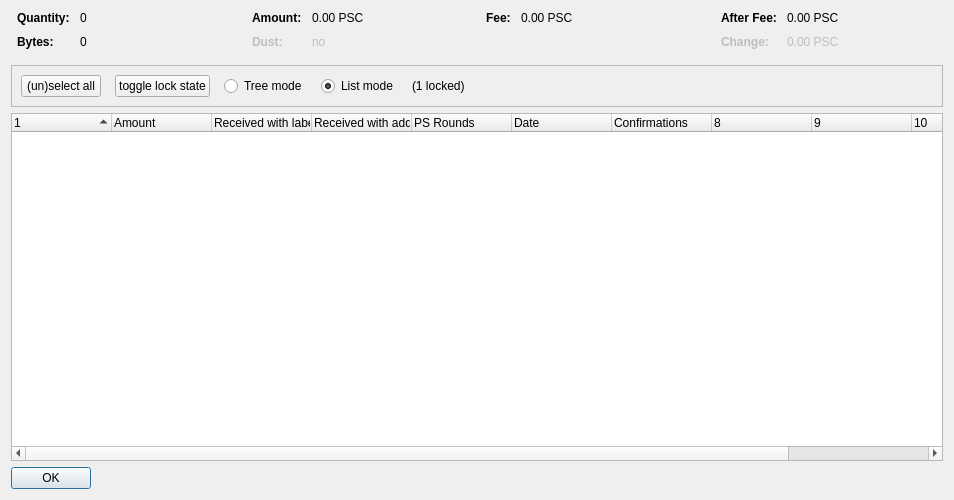
<?xml version="1.0" encoding="UTF-8"?>
<ui version="4.0">
 <class>CoinControlDialog</class>
 <widget class="QDialog" name="CoinControlDialog">
  <property name="geometry">
   <rect>
    <x>0</x>
    <y>0</y>
    <width>954</width>
    <height>500</height>
   </rect>
  </property>
  <property name="windowTitle">
   <string>Coin Selection</string>
  </property>
  <layout class="QVBoxLayout" name="verticalLayout">
   <item>
    <layout class="QHBoxLayout" name="horizontalLayoutTop" stretch="0,0,0,0">
     <property name="topMargin">
      <number>0</number>
     </property>
     <property name="bottomMargin">
      <number>10</number>
     </property>
     <item>
      <layout class="QFormLayout" name="formLayoutCoinControl1">
       <property name="horizontalSpacing">
        <number>10</number>
       </property>
       <property name="verticalSpacing">
        <number>10</number>
       </property>
       <property name="leftMargin">
        <number>6</number>
       </property>
       <property name="rightMargin">
        <number>6</number>
       </property>
       <item row="0" column="0">
        <widget class="QLabel" name="labelCoinControlQuantityText">
         <property name="font">
          <font>
           <weight>75</weight>
           <bold>true</bold>
          </font>
         </property>
         <property name="text">
          <string>Quantity:</string>
         </property>
        </widget>
       </item>
       <item row="0" column="1">
        <widget class="QLabel" name="labelCoinControlQuantity">
         <property name="cursor">
          <cursorShape>IBeamCursor</cursorShape>
         </property>
         <property name="contextMenuPolicy">
          <enum>Qt::ActionsContextMenu</enum>
         </property>
         <property name="text">
          <string notr="true">0</string>
         </property>
         <property name="textInteractionFlags">
          <set>Qt::LinksAccessibleByMouse|Qt::TextSelectableByKeyboard|Qt::TextSelectableByMouse</set>
         </property>
        </widget>
       </item>
       <item row="1" column="0">
        <widget class="QLabel" name="labelCoinControlBytesText">
         <property name="font">
          <font>
           <weight>75</weight>
           <bold>true</bold>
          </font>
         </property>
         <property name="text">
          <string>Bytes:</string>
         </property>
        </widget>
       </item>
       <item row="1" column="1">
        <widget class="QLabel" name="labelCoinControlBytes">
         <property name="cursor">
          <cursorShape>IBeamCursor</cursorShape>
         </property>
         <property name="contextMenuPolicy">
          <enum>Qt::ActionsContextMenu</enum>
         </property>
         <property name="text">
          <string notr="true">0</string>
         </property>
         <property name="textInteractionFlags">
          <set>Qt::LinksAccessibleByMouse|Qt::TextSelectableByKeyboard|Qt::TextSelectableByMouse</set>
         </property>
        </widget>
       </item>
      </layout>
     </item>
     <item>
      <layout class="QFormLayout" name="formLayoutCoinControl2">
       <property name="horizontalSpacing">
        <number>10</number>
       </property>
       <property name="verticalSpacing">
        <number>10</number>
       </property>
       <property name="leftMargin">
        <number>6</number>
       </property>
       <property name="rightMargin">
        <number>6</number>
       </property>
       <item row="0" column="0">
        <widget class="QLabel" name="labelCoinControlAmountText">
         <property name="font">
          <font>
           <weight>75</weight>
           <bold>true</bold>
          </font>
         </property>
         <property name="text">
          <string>Amount:</string>
         </property>
        </widget>
       </item>
       <item row="0" column="1">
        <widget class="QLabel" name="labelCoinControlAmount">
         <property name="cursor">
          <cursorShape>IBeamCursor</cursorShape>
         </property>
         <property name="contextMenuPolicy">
          <enum>Qt::ActionsContextMenu</enum>
         </property>
         <property name="text">
          <string notr="true">0.00 PSC</string>
         </property>
         <property name="textInteractionFlags">
          <set>Qt::LinksAccessibleByMouse|Qt::TextSelectableByKeyboard|Qt::TextSelectableByMouse</set>
         </property>
        </widget>
       </item>
       <item row="1" column="0">
        <widget class="QLabel" name="labelCoinControlLowOutputText">
         <property name="enabled">
          <bool>false</bool>
         </property>
         <property name="font">
          <font>
           <weight>75</weight>
           <bold>true</bold>
          </font>
         </property>
         <property name="text">
          <string>Dust:</string>
         </property>
        </widget>
       </item>
       <item row="1" column="1">
        <widget class="QLabel" name="labelCoinControlLowOutput">
         <property name="enabled">
          <bool>false</bool>
         </property>
         <property name="cursor">
          <cursorShape>IBeamCursor</cursorShape>
         </property>
         <property name="contextMenuPolicy">
          <enum>Qt::ActionsContextMenu</enum>
         </property>
         <property name="text">
          <string notr="true">no</string>
         </property>
         <property name="textInteractionFlags">
          <set>Qt::LinksAccessibleByMouse|Qt::TextSelectableByKeyboard|Qt::TextSelectableByMouse</set>
         </property>
        </widget>
       </item>
      </layout>
     </item>
     <item>
      <layout class="QFormLayout" name="formLayoutCoinControl3">
       <property name="horizontalSpacing">
        <number>10</number>
       </property>
       <property name="verticalSpacing">
        <number>10</number>
       </property>
       <property name="leftMargin">
        <number>6</number>
       </property>
       <property name="rightMargin">
        <number>6</number>
       </property>
       <item row="0" column="0">
        <widget class="QLabel" name="labelCoinControlFeeText">
         <property name="font">
          <font>
           <weight>75</weight>
           <bold>true</bold>
          </font>
         </property>
         <property name="text">
          <string>Fee:</string>
         </property>
        </widget>
       </item>
       <item row="0" column="1">
        <widget class="QLabel" name="labelCoinControlFee">
         <property name="cursor">
          <cursorShape>IBeamCursor</cursorShape>
         </property>
         <property name="contextMenuPolicy">
          <enum>Qt::ActionsContextMenu</enum>
         </property>
         <property name="text">
          <string notr="true">0.00 PSC</string>
         </property>
         <property name="textInteractionFlags">
          <set>Qt::LinksAccessibleByMouse|Qt::TextSelectableByKeyboard|Qt::TextSelectableByMouse</set>
         </property>
        </widget>
       </item>
      </layout>
     </item>
     <item>
      <layout class="QFormLayout" name="formLayoutCoinControl4">
       <property name="horizontalSpacing">
        <number>10</number>
       </property>
       <property name="verticalSpacing">
        <number>10</number>
       </property>
       <property name="leftMargin">
        <number>6</number>
       </property>
       <property name="rightMargin">
        <number>6</number>
       </property>
       <item row="0" column="0">
        <widget class="QLabel" name="labelCoinControlAfterFeeText">
         <property name="font">
          <font>
           <weight>75</weight>
           <bold>true</bold>
          </font>
         </property>
         <property name="text">
          <string>After Fee:</string>
         </property>
        </widget>
       </item>
       <item row="0" column="1">
        <widget class="QLabel" name="labelCoinControlAfterFee">
         <property name="cursor">
          <cursorShape>IBeamCursor</cursorShape>
         </property>
         <property name="contextMenuPolicy">
          <enum>Qt::ActionsContextMenu</enum>
         </property>
         <property name="text">
          <string notr="true">0.00 PSC</string>
         </property>
         <property name="textInteractionFlags">
          <set>Qt::LinksAccessibleByMouse|Qt::TextSelectableByKeyboard|Qt::TextSelectableByMouse</set>
         </property>
        </widget>
       </item>
       <item row="1" column="0">
        <widget class="QLabel" name="labelCoinControlChangeText">
         <property name="enabled">
          <bool>false</bool>
         </property>
         <property name="font">
          <font>
           <weight>75</weight>
           <bold>true</bold>
          </font>
         </property>
         <property name="text">
          <string>Change:</string>
         </property>
        </widget>
       </item>
       <item row="1" column="1">
        <widget class="QLabel" name="labelCoinControlChange">
         <property name="enabled">
          <bool>false</bool>
         </property>
         <property name="cursor">
          <cursorShape>IBeamCursor</cursorShape>
         </property>
         <property name="contextMenuPolicy">
          <enum>Qt::ActionsContextMenu</enum>
         </property>
         <property name="text">
          <string notr="true">0.00 PSC</string>
         </property>
         <property name="textInteractionFlags">
          <set>Qt::LinksAccessibleByMouse|Qt::TextSelectableByKeyboard|Qt::TextSelectableByMouse</set>
         </property>
        </widget>
       </item>
      </layout>
     </item>
    </layout>
   </item>
   <item>
    <widget class="QFrame" name="frame">
     <property name="minimumSize">
      <size>
       <width>0</width>
       <height>40</height>
      </size>
     </property>
     <property name="frameShape">
      <enum>QFrame::StyledPanel</enum>
     </property>
     <property name="frameShadow">
      <enum>QFrame::Sunken</enum>
     </property>
     <layout class="QHBoxLayout" name="horizontalLayout">
      <item>
       <layout class="QHBoxLayout" name="horizontalLayoutPanel" stretch="0,0,0,0,0,0">
        <property name="spacing">
         <number>14</number>
        </property>
        <item>
         <widget class="QPushButton" name="pushButtonSelectAll">
          <property name="sizePolicy">
           <sizepolicy hsizetype="Maximum" vsizetype="Fixed">
            <horstretch>0</horstretch>
            <verstretch>0</verstretch>
           </sizepolicy>
          </property>
          <property name="text">
           <string>(un)select all</string>
          </property>
          <property name="autoDefault">
           <bool>false</bool>
          </property>
         </widget>
        </item>
        <item>
         <widget class="QPushButton" name="pushButtonToggleLock">
          <property name="sizePolicy">
           <sizepolicy hsizetype="Maximum" vsizetype="Fixed">
            <horstretch>0</horstretch>
            <verstretch>0</verstretch>
           </sizepolicy>
          </property>
          <property name="text">
           <string>toggle lock state</string>
          </property>
          <property name="autoDefault">
           <bool>false</bool>
          </property>
         </widget>
        </item>
        <item>
         <widget class="QRadioButton" name="radioTreeMode">
          <property name="sizePolicy">
           <sizepolicy hsizetype="Maximum" vsizetype="Fixed">
            <horstretch>0</horstretch>
            <verstretch>0</verstretch>
           </sizepolicy>
          </property>
          <property name="text">
           <string>Tree mode</string>
          </property>
         </widget>
        </item>
        <item>
         <widget class="QRadioButton" name="radioListMode">
          <property name="sizePolicy">
           <sizepolicy hsizetype="Maximum" vsizetype="Fixed">
            <horstretch>0</horstretch>
            <verstretch>0</verstretch>
           </sizepolicy>
          </property>
          <property name="text">
           <string>List mode</string>
          </property>
          <property name="checked">
           <bool>true</bool>
          </property>
         </widget>
        </item>
        <item>
         <widget class="QLabel" name="labelLocked">
          <property name="text">
           <string>(1 locked)</string>
          </property>
         </widget>
        </item>
        <item>
         <spacer name="horizontalSpacer">
          <property name="orientation">
           <enum>Qt::Horizontal</enum>
          </property>
          <property name="sizeHint" stdset="0">
           <size>
            <width>40</width>
            <height>20</height>
           </size>
          </property>
         </spacer>
        </item>
       </layout>
      </item>
     </layout>
    </widget>
   </item>
   <item>
    <widget class="CoinControlTreeWidget" name="treeWidget">
     <property name="contextMenuPolicy">
      <enum>Qt::CustomContextMenu</enum>
     </property>
     <property name="sortingEnabled">
      <bool>false</bool>
     </property>
     <property name="columnCount">
      <number>11</number>
     </property>
     <attribute name="headerShowSortIndicator" stdset="0">
      <bool>true</bool>
     </attribute>
     <attribute name="headerStretchLastSection">
      <bool>false</bool>
     </attribute>
     <column>
      <property name="text">
       <string/>
      </property>
     </column>
     <column>
      <property name="text">
       <string>Amount</string>
      </property>
     </column>
     <column>
      <property name="text">
       <string>Received with label</string>
      </property>
     </column>
     <column>
      <property name="text">
       <string>Received with address</string>
      </property>
     </column>
     <column>
      <property name="text">
       <string>PS Rounds</string>
      </property>
     </column>
     <column>
      <property name="text">
       <string>Date</string>
      </property>
     </column>
     <column>
      <property name="text">
       <string>Confirmations</string>
      </property>
      <property name="toolTip">
       <string>Confirmed</string>
      </property>
     </column>
     <column>
      <property name="text">
       <string/>
      </property>
     </column>
     <column>
      <property name="text">
       <string/>
      </property>
     </column>
     <column>
      <property name="text">
       <string/>
      </property>
     </column>
     <column>
      <property name="text">
       <string/>
      </property>
     </column>
    </widget>
   </item>
   <item>
    <widget class="QDialogButtonBox" name="buttonBox">
     <property name="sizePolicy">
      <sizepolicy hsizetype="Maximum" vsizetype="Fixed">
       <horstretch>0</horstretch>
       <verstretch>0</verstretch>
      </sizepolicy>
     </property>
     <property name="orientation">
      <enum>Qt::Horizontal</enum>
     </property>
     <property name="standardButtons">
      <set>QDialogButtonBox::Ok</set>
     </property>
    </widget>
   </item>
  </layout>
 </widget>
 <customwidgets>
  <customwidget>
   <class>CoinControlTreeWidget</class>
   <extends>QTreeWidget</extends>
   <header>coincontroltreewidget.h</header>
  </customwidget>
 </customwidgets>
 <resources/>
 <connections/>
</ui>
